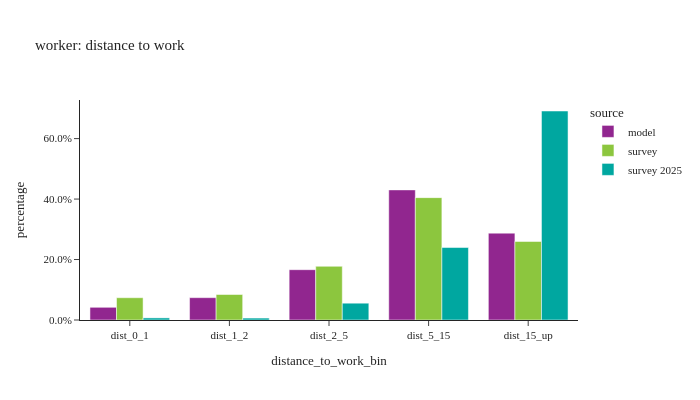
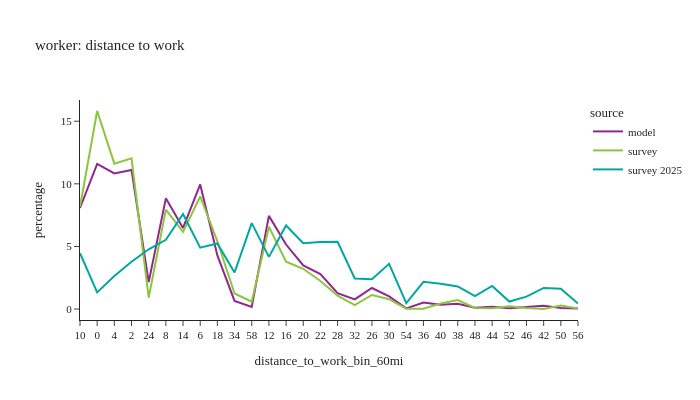

The notebook cell these images were saved under, in order:
### Code cell
# plot1
util.plot_share_barchart(per_data, 'person_weight', 'distance_to_work_bin', title="worker: distance to work")

# plot2
df_plot = per_data.groupby(['source','distance_to_work_bin_60mi'], observed=True)['person_weight'].sum().reset_index()
df_plot['percentage'] = df_plot.groupby(['source'], group_keys=False)['person_weight'].\
            apply(lambda x: 100 * x / float(x.sum()))
# df_plot
#
fig2 = px.line(df_plot, x='distance_to_work_bin_60mi', y="percentage", color="source",
                title="worker: distance to work")
fig2.for_each_annotation(lambda a: a.update(text = a.text.split("=")[-1]))
fig2.update_layout(height=400, width=700, font=dict(size=11))
fig2.show()

### Figure 1 — Plotly figure (JSON) as saved in the notebook; plotly's stock layout.template omitted (floating-point values rounded to 4 significant figures)
{"data": [{"alignmentgroup": "True", "customdata": [[83404], [146619], [330445], [854520], [570523]], "hovertemplate": "source=model<br>distance_to_work_bin=%{x}<br>percentage=%{y}<br>sample_size=%{customdata[0]}<extra></extra>", "legendgroup": "model", "marker": {"color": "#91268F", "pattern": {"shape": ""}}, "name": "model", "offsetgroup": "model", "orientation": "v", "showlegend": true, "textposition": "auto", "type": "bar", "x": ["dist_0_1", "dist_1_2", "dist_2_5", "dist_5_15", "dist_15_up"], "xaxis": "x", "y": [0.04201, 0.07384, 0.1664, 0.4304, 0.2873], "yaxis": "y"}, {"alignmentgroup": "True", "customdata": [[381], [283], [623], [1068], [589]], "hovertemplate": "source=survey<br>distance_to_work_bin=%{x}<br>percentage=%{y}<br>sample_size=%{customdata[0]}<extra></extra>", "legendgroup": "survey", "marker": {"color": "#8CC63E", "pattern": {"shape": ""}}, "name": "survey", "offsetgroup": "survey", "orientation": "v", "showlegend": true, "textposition": "auto", "type": "bar", "x": ["dist_0_1", "dist_1_2", "dist_2_5", "dist_5_15", "dist_15_up"], "xaxis": "x", "y": [0.07366, 0.08431, 0.1776, 0.4047, 0.2597], "yaxis": "y"}, {"alignmentgroup": "True", "customdata": [[23], [16], [94], [514], [1418]], "hovertemplate": "source=survey 2025<br>distance_to_work_bin=%{x}<br>percentage=%{y}<br>sample_size=%{customdata[0]}<extra></extra>", "legendgroup": "survey 2025", "marker": {"color": "#00A7A0", "pattern": {"shape": ""}}, "name": "survey 2025", "offsetgroup": "survey 2025", "orientation": "v", "showlegend": true, "textposition": "auto", "type": "bar", "x": ["dist_0_1", "dist_1_2", "dist_2_5", "dist_5_15", "dist_15_up"], "xaxis": "x", "y": [0.006952, 0.006387, 0.05561, 0.2397, 0.6913], "yaxis": "y"}], "layout": {"barmode": "group", "height": 400, "legend": {"title": {"text": "source"}, "tracegroupgap": 0}, "title": {"text": "worker: distance to work"}, "width": 700, "xaxis": {"anchor": "y", "domain": [0.0, 1.0], "title": {"text": "distance_to_work_bin"}}, "yaxis": {"anchor": "x", "domain": [0.0, 1.0], "tickformat": ".1%", "title": {"text": "percentage"}}}}

### Figure 2 — Plotly figure (JSON) as saved in the notebook; plotly's stock layout.template omitted (floating-point values rounded to 4 significant figures)
{"data": [{"hovertemplate": "source=model<br>distance_to_work_bin_60mi=%{x}<br>percentage=%{y}<extra></extra>", "legendgroup": "model", "line": {"color": "#91268F", "dash": "solid"}, "marker": {"symbol": "circle"}, "mode": "lines", "name": "model", "orientation": "v", "showlegend": true, "type": "scatter", "x": ["10", "0", "4", "2", "24", "8", "14", "6", "18", "34", "58", "12", "16", "20", "22", "28", "32", "26", "30", "54", "36", "40", "38", "48", "44", "52", "46", "42", "50", "56"], "xaxis": "x", "y": [8.078, 11.59, 10.84, 11.11, 2.151, 8.839, 6.482, 9.95, 4.279, 0.6488, 0.1641, 7.441, 5.153, 3.487, 2.794, 1.271, 0.77, 1.68, 1.014, 0.05188, 0.5284, 0.3409, 0.4301, 0.1139, 0.1902, 0.06628, 0.1542, 0.2598, 0.08617, 0.04352], "yaxis": "y"}, {"hovertemplate": "source=survey<br>distance_to_work_bin_60mi=%{x}<br>percentage=%{y}<extra></extra>", "legendgroup": "survey", "line": {"color": "#8CC63E", "dash": "solid"}, "marker": {"symbol": "circle"}, "mode": "lines", "name": "survey", "orientation": "v", "showlegend": true, "type": "scatter", "x": ["10", "0", "4", "2", "24", "8", "14", "6", "18", "34", "58", "12", "16", "20", "22", "28", "32", "26", "30", "54", "36", "40", "38", "48", "44", "52", "46", "42", "50", "56"], "xaxis": "x", "y": [8.171, 15.82, 11.61, 12.04, 0.9039, 7.937, 6.166, 8.994, 5.405, 1.243, 0.588, 6.574, 3.787, 3.215, 2.237, 1.077, 0.3229, 1.124, 0.7846, 0.03181, 0.02088, 0.4383, 0.716, 0.09411, 0.06698, 0.2177, 0.08455, 0.004462, 0.2838, 0.03972], "yaxis": "y"}, {"hovertemplate": "source=survey 2025<br>distance_to_work_bin_60mi=%{x}<br>percentage=%{y}<extra></extra>", "legendgroup": "survey 2025", "line": {"color": "#00A7A0", "dash": "solid"}, "marker": {"symbol": "circle"}, "mode": "lines", "name": "survey 2025", "orientation": "v", "showlegend": true, "type": "scatter", "x": ["10", "0", "4", "2", "24", "8", "14", "6", "18", "34", "58", "12", "16", "20", "22", "28", "32", "26", "30", "54", "36", "40", "38", "48", "44", "52", "46", "42", "50", "56"], "xaxis": "x", "y": [4.466, 1.334, 2.646, 3.777, 4.775, 5.534, 7.591, 4.901, 5.233, 2.921, 6.864, 4.167, 6.677, 5.261, 5.353, 5.368, 2.438, 2.372, 3.612, 0.4806, 2.176, 2.028, 1.807, 1.031, 1.844, 0.599, 0.9889, 1.687, 1.625, 0.4407], "yaxis": "y"}], "layout": {"font": {"size": 11}, "height": 400, "legend": {"title": {"text": "source"}, "tracegroupgap": 0}, "title": {"text": "worker: distance to work"}, "width": 700, "xaxis": {"anchor": "y", "domain": [0.0, 1.0], "title": {"text": "distance_to_work_bin_60mi"}}, "yaxis": {"anchor": "x", "domain": [0.0, 1.0], "title": {"text": "percentage"}}}}
